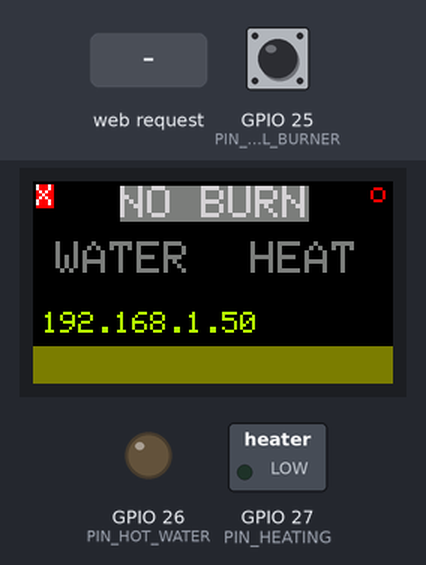
The program below on a simulated ESP32. On the bench: 240×135 colour display, switched loads named in the program (green lamp = pin HIGH), output pins drawn as LEDs (lit = HIGH). The test bench sets the inputs (shaded band); at power-on: GPIO 25 (PIN_OIL_BURNER) HIGH. WiFi joins after 1.5 s; servers stay silent unless stated; uploads are accepted with an empty reply; what the program prints to the serial monitor is not drawn.

Above: at 8.8 s.
8.9 s: GPIO 25 (PIN_OIL_BURNER) pulled LOW for 0.15 s
At 9.5 s:
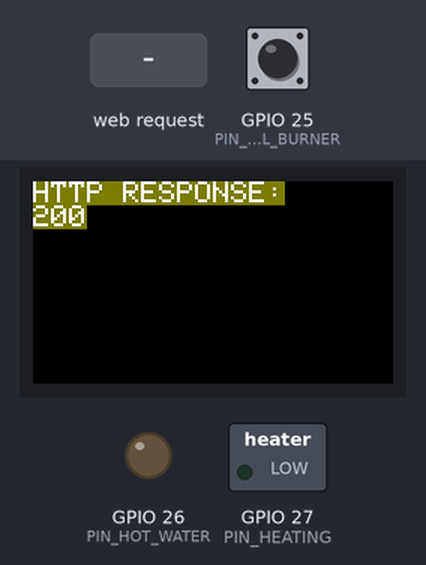
13.2 s: GPIO 25 (PIN_OIL_BURNER) pulled LOW for 3.2 s
At 15.7 s:
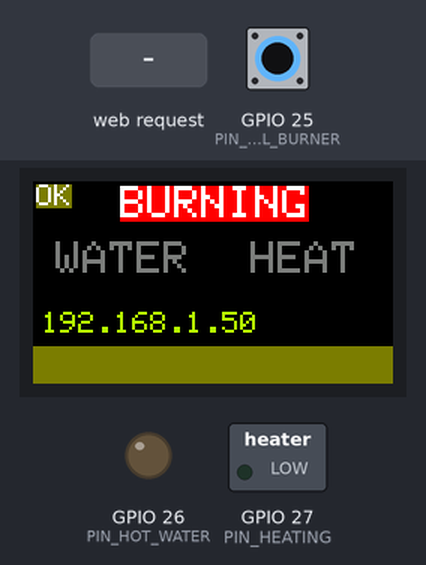
17.9 s: GPIO 25 (PIN_OIL_BURNER) pulled LOW for 1 s
At 19.7 s:
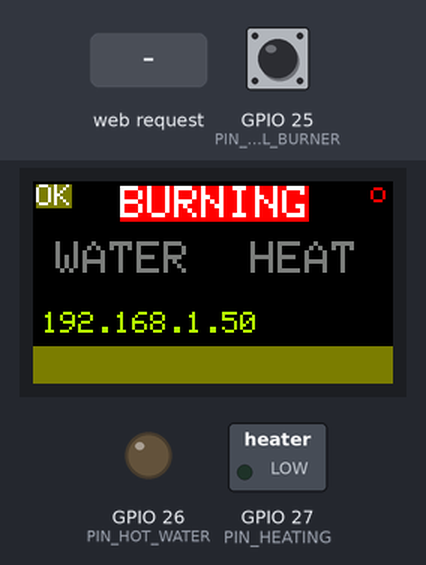
23.0 s: HTTP request GET /set_state received
At 23.6 s:
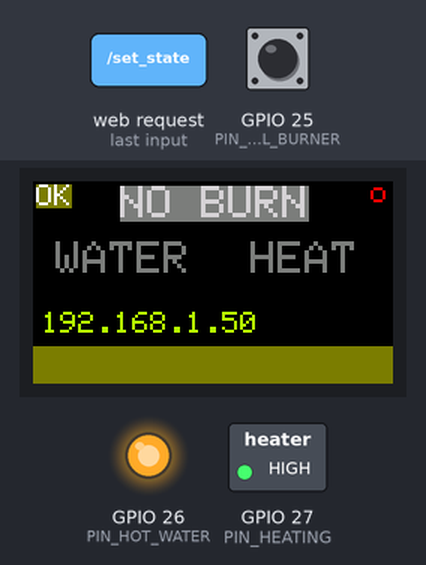
27.1 s: GPIO 25 (PIN_OIL_BURNER) pulled LOW for 1 s
At 29.1 s:
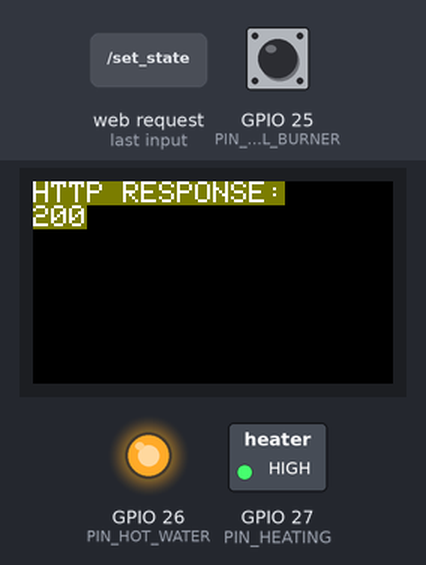
29.6 s: GPIO 25 (PIN_OIL_BURNER) driven LOW
At 31.0 s:
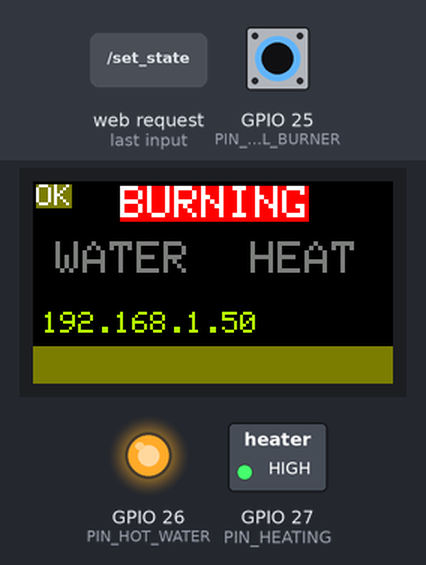
Timing chart, 0 to 32.6 s (numbered marks = the images above; inputs shaded):
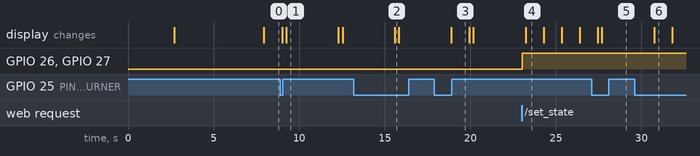

The program:

main.cpp
```cpp
#include <Arduino.h>

/*
        Central heating relays are attached to two esp32 pins
        Allows OTA updates (in theory- need to test!)
            Ideally would interwork with wifimanager of some kind!
        Provides a single GET endpoint at /set_state passing hot_water and heating as params
        1 means on!
        Anything else is considered off

        Credentials are hardcoded in a credentials.h file (not in repo)
        with two variables:
              const char* ssid = "........";
              const char* password = "........";
*/

#if defined(ESP8266)
  #include <ESP8266WiFi.h>
  #include <ESPAsyncTCP.h>
#elif defined(ESP32)
  #include <WiFi.h>
  #include <AsyncTCP.h>
#endif

#include <ESPAsyncWebServer.h>
#include <AsyncElegantOTA.h>
#include <WiFi.h>
#include <HTTPClient.h>

#include "credentials.h"
#include "TFT_eSPI.h"

#define SCHEDULED_SEND_INTERVAL_MS 1000*60*10

#define PIN_HOT_WATER 26
#define PIN_HEATING 27
#define PIN_OIL_BURNER 25
#define ON_STATE false
#define OFF_STATE true

char get_time_url[]="http://192.168.1.125/gettime";


TFT_eSPI tft = TFT_eSPI();


char hostname[]="heatingandoil";

bool tick_flag=true;

char temp_buff[1023];

char current_time[20];
bool oil_burning=false;

char ip_address[20];

bool heating_on=false;
bool hot_water_on=false;

bool last_send_ok=false;


String oil_server_url = "http://192.168.1.125/oil_sensor";


// const char* ssid = "........";
// const char* password = "........";

AsyncWebServer server(80);


void show_message(const char * mess,uint16_t delay_ms=2000)
{
  tft.fillScreen(TFT_BLACK);
  tft.setCursor(0,0);
  tft.print(mess);
  delay(delay_ms);
}


void restart_esp()
{

  //ESP.restart();
  AsyncElegantOTA.restart();// Using this in preference as it includes a better shutdown of the server perhaps?

}


void get_time()
{
// fetches the time from the server locally, goes in the global current_time
  // check wifi still connected, otherwise save last sent and reboot

  if (WiFi.status()!=WL_CONNECTED)
  {
    Serial.println("WIFI DOWN!!!!");
    show_message("WiFi Down",3000);    ESP.restart();
  }


  // Make request

    HTTPClient http;


    uint8_t tries_left=1;


    while (tries_left>0)
    {
      char mess_buff[255];
      http.begin(get_time_url);

      // Send HTTP GET request
      int httpResponseCode = http.GET();

      Serial.print("HTTP Response code: ");
      Serial.println(httpResponseCode);

      //sprintf(mess_buff,"HTTP RESPONSE:\n%d",httpResponseCode);
      //show_message(mess_buff);

      if (httpResponseCode>0)
      {
        String payload = http.getString();
        Serial.println(payload);

        if (httpResponseCode==200)
        {
          strncpy(current_time,payload.substring(11,16).c_str(),12);
          Serial.printf("Time found is : %s\n",current_time);
          http.end();
          return;
        }
        Serial.print("Error code: ");
        Serial.println(httpResponseCode);
        sprintf(current_time,"fail %d",httpResponseCode);

        Serial.println("Trying again...");
        delay(100);

      }

      http.end();


      tries_left--;
    }
}


void send_status(uint16_t bat_reading,float voltage,bool burning,bool scheduled,float bus_volts)
{

  // check wifi still connected, otherwise save last sent and reboot

  if (WiFi.status()!=WL_CONNECTED)
  {
    Serial.println("WIFI DOWN!!!!");
    show_message("WiFi Down",3000);
    ESP.restart();
  }


  // Make request

    HTTPClient http;

    String serverPath = oil_server_url + "?volts="+String(voltage)+ \
                        "&reading="+String(bat_reading)+ \
                        "&burning="+String(burning?"yes":"no")+ \
                        "&scheduled="+String(scheduled?"yes":"no")+ \
                        "&vbus="+String(bus_volts);
    uint8_t tries_left=4;


    while (tries_left>0)
    {
      char mess_buff[255];
      http.begin(serverPath.c_str());

      // Send HTTP GET request
      int httpResponseCode = http.GET();

      Serial.print("HTTP Response code: ");
      Serial.println(httpResponseCode);

      sprintf(mess_buff,"HTTP RESPONSE:\n%d",httpResponseCode);
      show_message(mess_buff);

      if (httpResponseCode>0)
      {
        String payload = http.getString();
        Serial.println(payload);

        if (httpResponseCode==200)
        {
          Serial.println("Done.");
          last_send_ok=true;
          break;
        }
        last_send_ok=false;
        Serial.print("Error code: ");
        Serial.println(httpResponseCode);

        Serial.println("Trying again...");
        delay(100);

      }

      http.end();


      tries_left--;
    }


}

bool get_oil_burning()
{
  // Sets the global oil_burning, returns true if it changed
  bool new_oil_burning=!digitalRead(PIN_OIL_BURNER);
  bool resp=(new_oil_burning!=oil_burning);
  oil_burning=new_oil_burning;
  return resp;
}

void get_and_show_time()
{
    get_time();
  // displays the time prt of it on the tft bottom without deleting anything else there
    tft.fillRect(0,100,240,135,TFT_OLIVE);
    tft.setCursor(8,108);
    tft.print(current_time);
}

void update_display(bool update_time)
{
    if (update_time) get_time(); // Update the record of the time

    tft.fillScreen(TFT_BLACK);


    // Display tick flag (small o in top right)
    tft.setCursor(225,0);
    tft.setTextSize(2);
    tft.setTextColor(TFT_RED,TFT_BLACK);
    if (tick_flag) tft.print("o");


    // Display Burning or not
    tft.setCursor(58,3);
    tft.setTextSize(3);
    if (oil_burning)
    {
      tft.setTextColor(TFT_WHITE,TFT_RED);
      tft.print("BURNING");
    } else {
      tft.setTextColor(TFT_LIGHTGREY,TFT_DARKGREY);
      tft.print("NO BURN");
    }


    // Hot water
    tft.setCursor(15,40);
    tft.setTextSize(3);
    if (hot_water_on)
    {
      tft.setTextColor(TFT_WHITE,TFT_RED);
      tft.print("WATER");
    } else {
      tft.setTextColor(TFT_DARKGREY,TFT_BLACK);
      tft.print("WATER");
    }

    //HEATING

    tft.setCursor(145,40);
    tft.setTextSize(3);

    if (heating_on)
    {
      tft.setTextColor(TFT_WHITE,TFT_RED);
      tft.print("HEAT");
    } else {
      tft.setTextColor(TFT_DARKGREY,TFT_BLACK);
      tft.print("HEAT");

    }

    //OIL SEND SUCCESS LAST TIME
    tft.setCursor(2,2);
    tft.setTextSize(2);
    if (last_send_ok)
    {
      tft.setTextColor(TFT_WHITE,TFT_OLIVE);
      tft.print("OK");
    } else {
      tft.setTextColor(TFT_WHITE,TFT_RED);
      tft.print("X");
    }


    // Display the IP address
    tft.setTextSize(2);
    tft.setCursor(6,87);
    tft.setTextColor(TFT_GREENYELLOW,TFT_BLACK);
    tft.print(ip_address);

    // Display the time
    tft.setTextSize(2);
    tft.setTextColor(TFT_WHITE,TFT_OLIVE);
    tft.fillRect(0,110,240,135,TFT_OLIVE);
    tft.setCursor(95,115);
    tft.print(current_time);


}


void set_heating_state(AsyncWebServerRequest *req)
{
  int params = req->params();
  bool new_heating=false;
  bool new_hot_water=false;
  for(int i=0;i<params;i++)
  {
    AsyncWebParameter* p = req->getParam(i);
    if(p->isFile())
    { //p->isPost() is also true
      Serial.printf("FILE[%s]: %s, size: %u\n", p->name().c_str(), p->value().c_str(), p->size());
    } else if(p->isPost()){
      Serial.printf("POST[%s]: %s\n", p->name().c_str(), p->value().c_str());
    } else {
      Serial.printf("GET[%s]: %s\n", p->name().c_str(), p->value().c_str());
      if (strncmp("heating",p->name().c_str(),6)==0)
      {
        Serial.println("Heating to go on");
        new_heating=(p->value().c_str()[0]=='1');
      }
      if (strncmp("hot_water",p->name().c_str(),6)==0)
      {
        Serial.println("Hot water to go on");
        new_hot_water=(p->value().c_str()[0]=='1');
      }

    }
  }
  Serial.printf("Heating to be: %s\nHot water to be: %s\n",new_heating?"ON":"OFF",new_hot_water?"ON":"OFF");

  digitalWrite(PIN_HOT_WATER,new_hot_water?ON_STATE:OFF_STATE);
  digitalWrite(PIN_HEATING,new_heating?ON_STATE:OFF_STATE);

  heating_on=new_heating;
  hot_water_on=new_hot_water;

  req->send(200,"text/plain","OK");
}

void setup(void)
{
  pinMode(PIN_HOT_WATER,OUTPUT);
  pinMode(PIN_HEATING,OUTPUT);
  pinMode(PIN_OIL_BURNER,INPUT_PULLUP);

  Serial.begin(115200);
  tft.begin();
  tft.setRotation(1);
  tft.setTextSize(2);


  WiFi.setHostname(hostname);
  WiFi.mode(WIFI_STA);
  WiFi.setAutoReconnect(true);
  delay(1000);
  WiFi.begin(ssid, password);
  delay(1000);
  Serial.printf("Connecting to: %s\n",ssid);
  Serial.println("");

  // Wait for connection
  uint32_t wifi_timeout=millis()+40000; // 40 seconds, then it reboots
  while (WiFi.status() != WL_CONNECTED)
  {
    if (millis()>wifi_timeout)
    {
      esp_restart(); // Force restart if wifi hasn't connected by timeout
    }
    delay(500);
    Serial.print(".");
  }
  Serial.println("");
  Serial.print("Connected to ");
  Serial.println(ssid);
  Serial.print("IP address: ");
  strncpy(ip_address,WiFi.localIP().toString().c_str(),19);
  Serial.println(ip_address);

  sprintf(temp_buff,"CONNECTED\nIP ADDR:\n%s",ip_address);
  show_message(temp_buff,5000);

  server.on("/", HTTP_GET, [](AsyncWebServerRequest *request) {
    request->send(200, "text/plain", "Hi! This is a sample response.\n"
                                      "\t* Use /set_state?heating=1&hot_water=0\n"
                                      "\t* use /update to change the firmware\n"
                                      "\t* use /getfreeheap to see memory state\n"
                                      "\t* use /restart to reboot");
  });

  server.on("/set_state",HTTP_GET,[](AsyncWebServerRequest *request)
  {
    set_heating_state(request);
  });

  server.on("/restart",HTTP_GET,[](AsyncWebServerRequest *request)
  {
    restart_esp();
  });


  server.on("/getfreeheap",HTTP_GET,[](AsyncWebServerRequest *request) {
    uint32_t free=ESP.getFreeHeap();
    sprintf(temp_buff,"Free heap=%d",free);
    request->send(200,"text/plain",temp_buff);
  });


  AsyncElegantOTA.begin(&server,ota_username,ota_password);    // Start AsyncElegantOTA
  server.begin();
  Serial.println("HTTP server started");
}


void loop(void)
{
  uint32_t next_sched_send_ms=millis();// Send straight away first time
  while (true)
  {
    for (uint8_t i=0;i<60;i++)
    {
        if (millis()>(1000*60*60*24*1) || WiFi.status()!=WL_CONNECTED)  // Reboot 1x per day
        {
          restart_esp();
        }
        bool oil_change=get_oil_burning();// updates global too
        update_display(i==0);// Once a minute fetch the time
        if (oil_change)
        {
          send_status(0,0.0,oil_burning,false,0.0);
        }
        tick_flag=!tick_flag;
        delay(1000);
    }
    // Every minute check if it's time for a scheduled update
    if (next_sched_send_ms<millis())
    {
      next_sched_send_ms=millis()+SCHEDULED_SEND_INTERVAL_MS;
      send_status(0,0.0,oil_burning,true,0.0);
    }

  }

}
  
```

sample_credentials.h
```cpp
const char* ssid = "";
const char* password = "";
const char* ota_username= "";
const char* ota_password="";
```

Measured:
- after the input at 8.9 s, the display: first changes after 0.10 s (image 1 shows a later state)
- after the input at 13.2 s, the display: changes after 2.4 s (image 2)
- after the input at 17.9 s, the display: changes after 0.98 s (image 3)
- after the input at 23.0 s, GPIO 26 (PIN_HOT_WATER), GPIO 27 (PIN_HEATING): LOW → HIGH at once
- after the input at 27.1 s, the display: first changes after 0.35 s (image 5 shows a later state)
- after the input at 29.6 s, the display: changes after 1.1 s (image 6)
- what the display in image 1 shows lasts 3.1 s, from 9.2 s to 12.3 s
